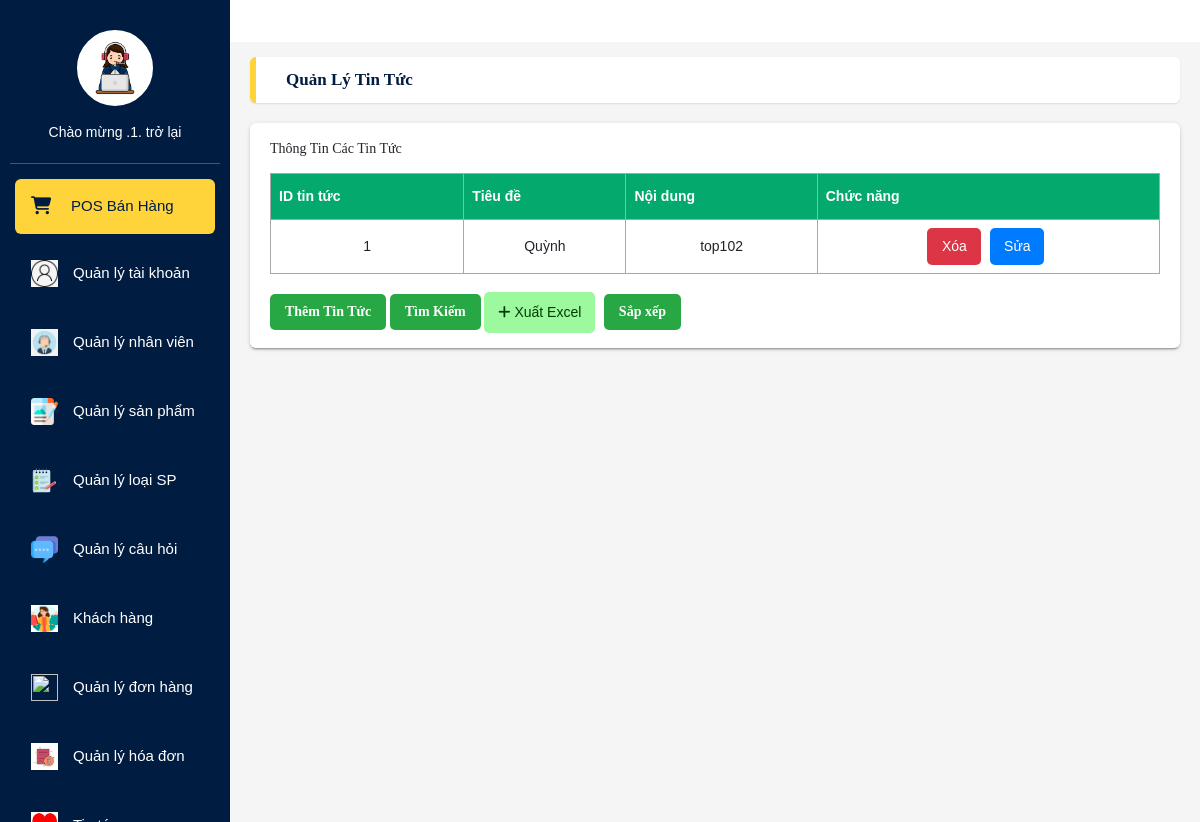
Screenshot of /VanPhongPham/News (signed in) with the database file from the repository.
### tables this page shows
CREATE TABLE `tbltintuc` (
  `id_tintuc` int(11) NOT NULL,
  `tieude` varchar(255) NOT NULL,
  `noidung` varchar(255) NOT NULL
);

### VanPhongPham/mvc/core/Controller.php (called while the page is built, shortened)
<?php
    class Controller{
        public function view($view, $data=[]){
            require_once "./mvc/views/".$view.".php";
        }
    }
?>

### VanPhongPham/mvc/controllers/News.php (called while the page is built, shortened)
<?php
class News extends Controller{
    function SayHi(){
        $teo = $this->model("NewModel");
        $this->view("NewView",
        ["TT"=>$teo->listTinTuc()]
        );
    }
    }
?>

### VanPhongPham/mvc/core/App.php (called while the page is built, shortened)
<?php
class App{
    protected $action="SayHi";
    function __construct(){
        $arr = $this->UrlProcess();
        if( file_exists("./mvc/controllers/".$arr[0].".php") ){
            unset($arr[0]);
        }
        $this->controller = new $this->controller;
        $this->params = $arr?array_values($arr):[];
        call_user_func_array([$this->controller, $this->action], $this->params );
    }
    function UrlProcess(){
        if( isset($_GET["url"]) ){
            return explode("/", filter_var(trim($_GET["url"], "/")));
        }
    }
}
?>

### VanPhongPham/index.php (called while the page is built, shortened)
<?php
    $myApp = new App();
?>

### VanPhongPham/mvc/core/DB.php (called while the page is built, shortened)
<?php
    class DB{
        protected $servername = "localhost";
        protected $username = "root";
        protected $password = "";
        function __construct(){
            $this->con = mysqli_connect($this->servername, $this->username, $this->password);
        }
    }
?>

### VanPhongPham/mvc/models/NewModel.php (called while the page is built, shortened)
<?php
class NewModel extends DB{
    public function listTinTuc(){
        $sql = "SELECT * FROM tbltintuc";
         return $result = mysqli_query($this->con,$sql);
    }
    }
?>

### VanPhongPham/mvc/views/NewView.php (the view, shortened to what this page needs)
<?php
include "header.php";
include "Left_side.php";
?>
 <main class="app-content">
        <div class="app-title">
            <ul class="app-breadcrumb breadcrumb side">
            <li class="breadcrumb-item active"><a href="frmThongTinSP.php"><b>Quản lý tin tức</b></a></li>
            </ul>
        </div>
        <div class="row">
            <div class="col-md-12">
                <div class="tile">
                    <div class="tile-body" >
    <?php
        if(mysqli_num_rows($data["TT"])>0){
                echo "<p>Thông Tin Các Tin Tức</p>";
                echo"<table id='customers'>";
                    echo "<thead>";
                        echo "<tr>
                        <th>ID tin tức</th>
                        <th>Tiêu đề</th>
                        <th>Nội dung</th>
                        <th>Chức năng</th>
                        </tr>
                    </thead>
                    <tbody>";
                        while($row = mysqli_fetch_assoc($data["TT"])){
                            echo "<tr>";
                            echo "<td> " .$row["id_tintuc"]. "</td>";
                            echo "<td> " .$row["tieude"]. "</td>";
                            echo "<td> " .$row["noidung"]. "</td>";
                            echo "<td>
                            <a href='/VanPhongPham/News/Delete/".$row["id_tintuc"]."' class='btn btn-delete' type='button' title='Xóa'>Xóa</a>
                              <a href='/VanPhongPham/News/Edit/".$row["id_tintuc"]."' class='btn btn-edit' type='button'  title='Sửa'>Sửa</a>
                            </td>";
                            echo"</tr>";
                    }
                    echo "</tbody>";
                    echo "</table>";
        }
        else{
            echo "Khong co ban ghi";
        }
?>
</div>
    <button>
        <a href = '/VanPhongPham/News/Add'> Thêm Tin Tức </a>
    </button>
    <button>
        <a href = '/VanPhongPham/News/Search'> Tìm Kiếm </a>
    </button>
    <a class='btn btn-add btn-sm' onclick = "xuatexcel()" title='Xuat_excel'><i class='fas fa-plus'></i>
     Xuất Excel </a>
     <button>
        <a href = '/VanPhongPham/News/Sort'> Sắp xếp </a>
    </button>
    </div>
    </div>
    </div>
</body>
</html>

### VanPhongPham/mvc/views/NewView.php (style rules this page uses)
.btn { padding: 8px 12px; margin-right: 5px; border-radius: 5px; cursor: pointer; font-size: 14px; }
.btn-edit { background-color: #007bff; color: white; }
.btn-delete { background-color: #dc3545; color: white; }
button a { color: white; text-decoration: none; }
button { display: inline-block; padding: 10px 15px; background-color: #28a745; color: white; border-radius: 5px; border: none; cursor: pointer; font-weight: bold; margin-top: 20px; }

### rows the page displays
tbltintuc: id_tintuc "1", tieude "Quỳnh", noidung "top102"

### other values shown
$a "1"
